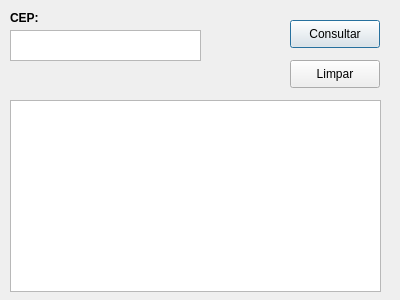
<?xml version="1.0" encoding="UTF-8"?>
<ui version="4.0">
 <class>Dialog</class>
 <widget class="QDialog" name="Dialog">
  <property name="geometry">
   <rect>
    <x>0</x>
    <y>0</y>
    <width>400</width>
    <height>300</height>
   </rect>
  </property>
  <property name="windowTitle">
   <string>Dialog</string>
  </property>
  <widget class="QLabel" name="cepLabel">
   <property name="geometry">
    <rect>
     <x>10</x>
     <y>10</y>
     <width>41</width>
     <height>16</height>
    </rect>
   </property>
   <property name="font">
    <font>
     <weight>75</weight>
     <bold>true</bold>
    </font>
   </property>
   <property name="text">
    <string>CEP:</string>
   </property>
  </widget>
  <widget class="QTextEdit" name="cepTextEdit">
   <property name="geometry">
    <rect>
     <x>10</x>
     <y>30</y>
     <width>191</width>
     <height>31</height>
    </rect>
   </property>
  </widget>
  <widget class="QPushButton" name="consultaButton">
   <property name="geometry">
    <rect>
     <x>290</x>
     <y>20</y>
     <width>90</width>
     <height>28</height>
    </rect>
   </property>
   <property name="text">
    <string>Consultar</string>
   </property>
  </widget>
  <widget class="QPushButton" name="limparButton">
   <property name="geometry">
    <rect>
     <x>290</x>
     <y>60</y>
     <width>90</width>
     <height>28</height>
    </rect>
   </property>
   <property name="text">
    <string>Limpar</string>
   </property>
  </widget>
  <widget class="QTextBrowser" name="conteudoTextBrowser">
   <property name="geometry">
    <rect>
     <x>10</x>
     <y>100</y>
     <width>371</width>
     <height>192</height>
    </rect>
   </property>
  </widget>
 </widget>
 <resources/>
 <connections/>
</ui>
